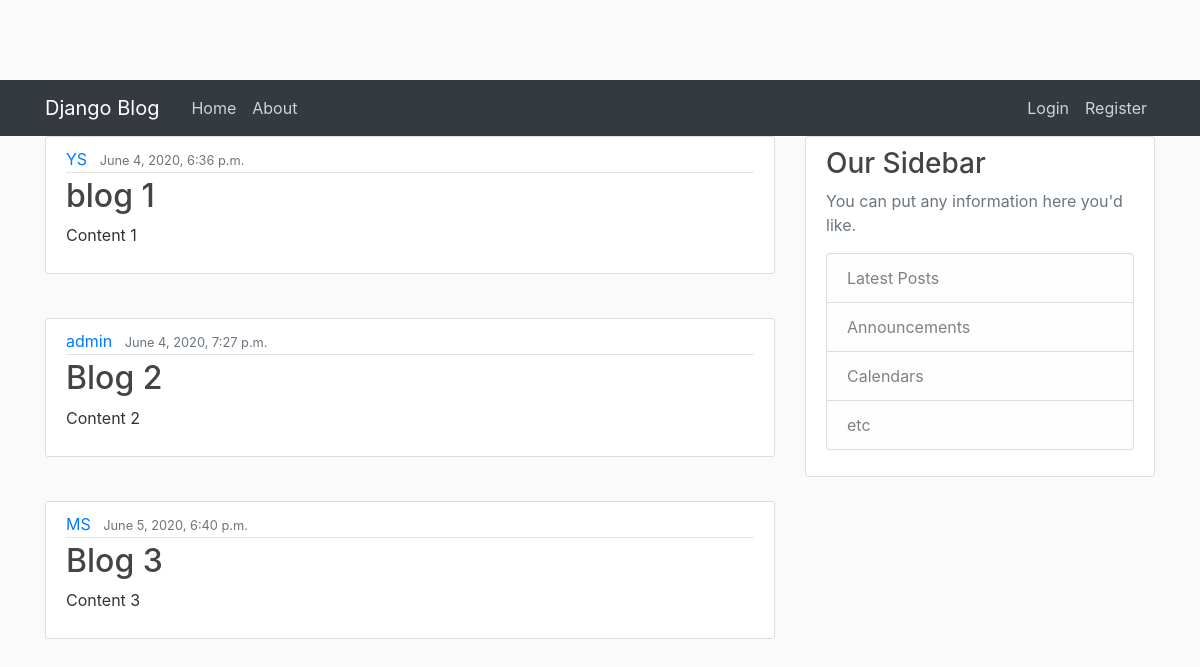
Screenshot of /blog/ with the database file from the repository.
### blog/models.py (models this page shows, shortened)
class Post(models.Model):
    author = models.ForeignKey(User, on_delete=models.CASCADE)
    date_posted = models.DateTimeField(default=timezone.now)
    title = models.CharField(max_length=100)
    content = models.TextField()

### blog/views.py (the view)
# urls.py: path('', views.home, name='blog-home'),
def home(request):
    context = {'posts': Post.objects.all()}
    return render(request, 'blog/home.html', context)

### blog/templates/blog/home.html
{% extends 'blog/base.html' %}
{% block content %}
{% for post in posts %}
    <article class="media content-section">
      <div class="media-body">
        <div class="article-metadata">
          <a class="mr-2" href="#">{{ post.author }}</a>
          <small class="text-muted">{{ post.date_posted }}</small>
        </div>
        <h2><a class="article-title" href="#">{{ post.title }}</a></h2>
        <p class="article-content">{{ post.content }}</p>
      </div>
    </article>
    <br>
{% endfor %}
{% endblock content %}

### blog/templates/blog/base.html (shortened to what this page needs)
{% load static %}
<!doctype html>
<html lang="en">
  <head>
    <link rel="stylesheet" href="https://stackpath.bootstrapcdn.com/bootstrap/4.5.0/css/bootstrap.min.css">
    <link rel="stylesheet" type="text/css" href="{% static 'blog/main.css' %}">
  </head>
  <body>
   <header class="site-header">
      <nav class="navbar navbar-expand-lg navbar-dark bg-dark">
        <div class="container">
          <a class="navbar-brand mr-4" href="{% url 'blog-home' %}">Django Blog</a>
          <div class="collapse navbar-collapse" id="navbarToggle">
            <div class="navbar-nav mr-auto">
              <a class="nav-item nav-link" href="{% url 'blog-home' %}">Home</a>
              <a class="nav-item nav-link" href="{% url 'blog-about' %}">About</a>
            </div>
            <div class="navbar-nav">
              {% if user.is_authenticated %}
                <a class="nav-item nav-link" href="{% url 'users-profile' %}">Profile</a>
                <a class="nav-item nav-link" href="{% url 'users-logout' %}">Logout</a>
              {% else %}
                <a class="nav-item nav-link" href="{% url 'users-login' %}">Login</a>
                <a class="nav-item nav-link" href="{% url 'users-register' %}">Register</a>
              {% endif %}
            </div>
          </div>
        </div>
      </nav>
    </header>
    <main role="main" class="container">
      <div class="row">
        <div class="col-md-8">
          {% block content %}{% endblock %}
        </div>
        <div class="col-md-4">
          <div class="content-section">
            <h3>Our Sidebar</h3>
            <p class='text-muted'>You can put any information here you'd like.
              <ul class="list-group">
                <li class="list-group-item list-group-item-light">Latest Posts</li>
                <li class="list-group-item list-group-item-light">Announcements</li>
                <li class="list-group-item list-group-item-light">Calendars</li>
                <li class="list-group-item list-group-item-light">etc</li>
              </ul>
            </p>
          </div>
        </div>
      </div>
    </main>
  </body>
</html>

### static/blog/main.css (style rules this page uses)
body { background: #fafafa; color: #333333; margin-top: 5rem; }
h1, h2, h3, h4, h5, h6 { color: #444444; }
ul { margin: 0; }
.site-header .navbar-nav .nav-link { color: #cbd5db; }
.content-section { background: #ffffff; padding: 10px 20px; border: 1px solid #dddddd; border-radius: 3px; margin-bottom: 20px; }
.article-title { color: #444444; }
.article-content { white-space: pre-line; }
.article-metadata { padding-bottom: 1px; margin-bottom: 4px; border-bottom: 1px solid #e3e3e3 }

### rows the page displays
Post: author "YS", date_posted "June 4, 2020, 6:36 p.m.", title "blog 1", content "Content 1"
Post: author "admin", date_posted "June 4, 2020, 7:27 p.m.", title "Blog 2", content "Content 2"
Post: author "MS", date_posted "June 5, 2020, 6:40 p.m.", title "Blog 3", content "Content 3"
